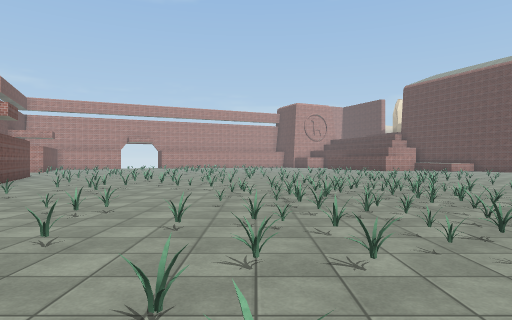
[1] (above)

17 first-person views from a walk through a Unity game level. The camera is 1.4 m above the floor, looks level and sees 75° across. The floor is counted in squares, 2 m on a side. Each view is taken from the middle of a square. On the plan, view 1 faces up. The plan holds only what a view shows up to about 10 squares ahead; the rest is blank. The place goes on beyond the plan. The player character is not drawn. Some surface patterns are stand-ins.

[2]
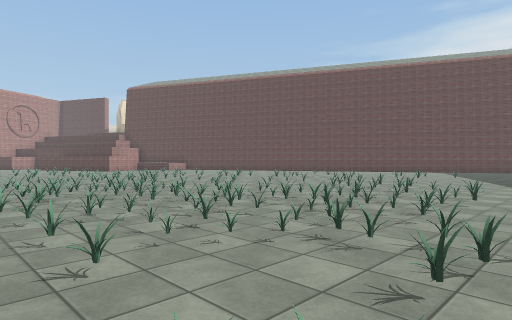

[3]
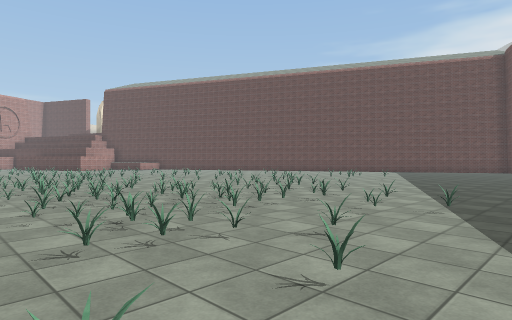

[4]
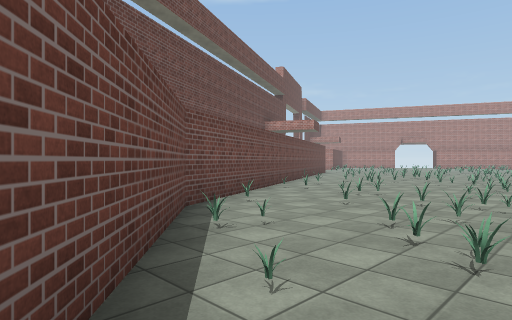

[5]
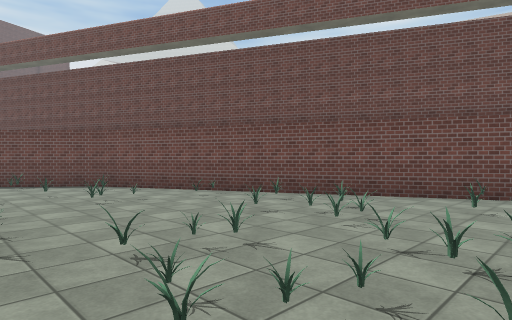

[6]
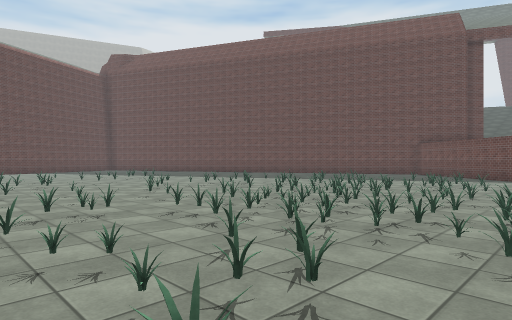

[7]
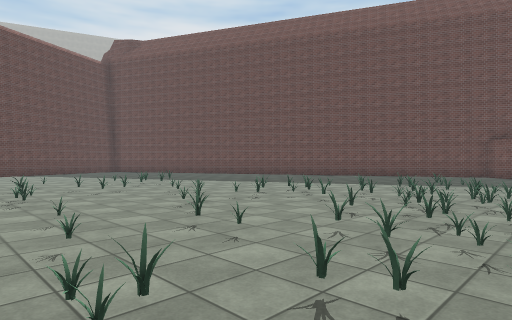

[8]
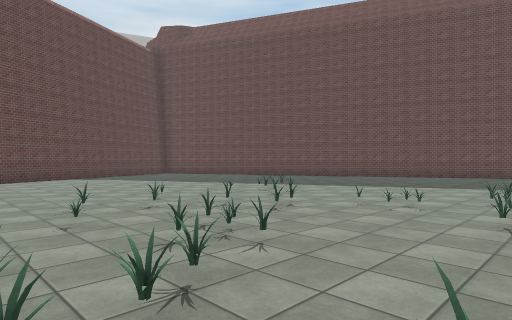

[9]
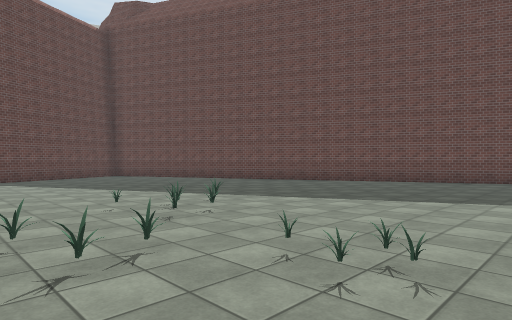

[10]
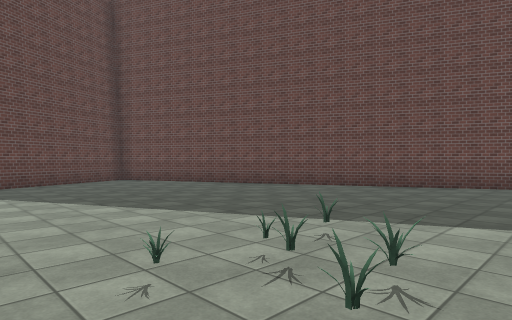

[11]
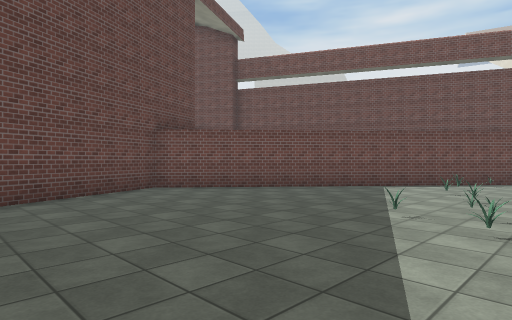

[12]
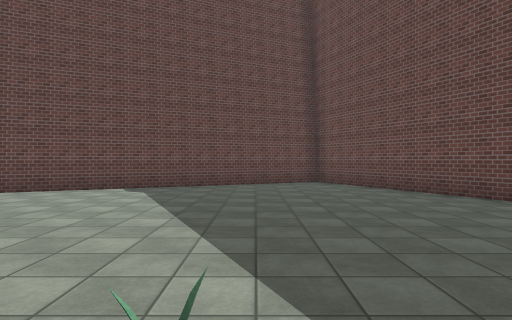

[13]
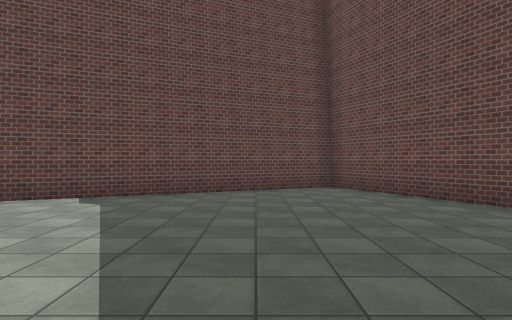

[14]
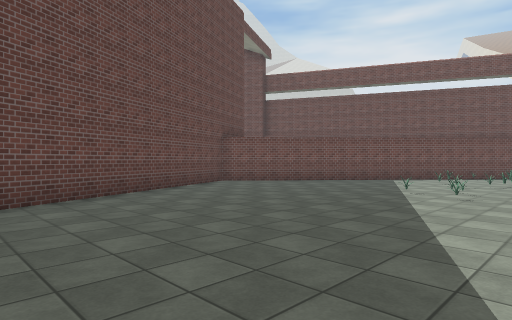

[15]
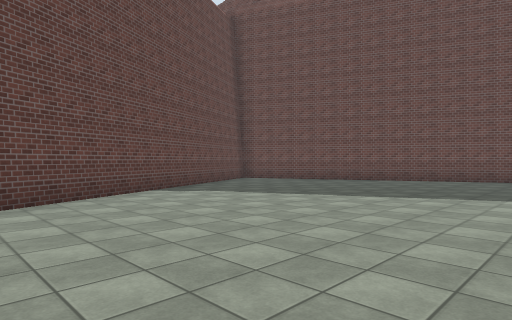

[16]
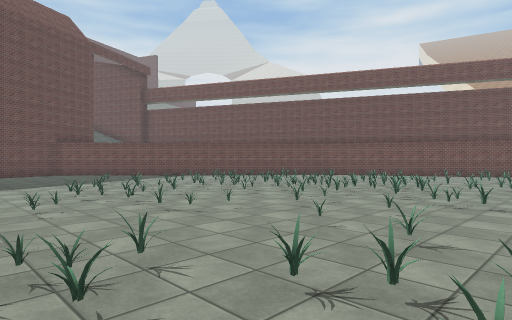

[17]
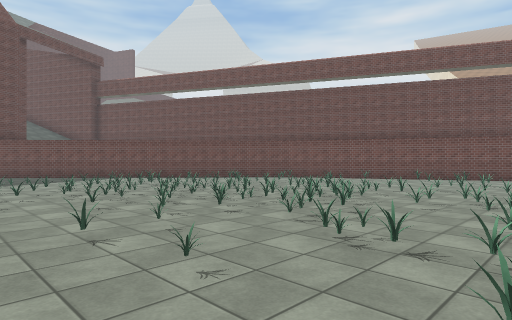

### Floor plan
Points are (right, up) in squares from view 1. A wall is a line through its corners. A room is listed if a view was taken in it or the views show most of it. See-through windows are left out.
Room 1 (views 1, 2, 3, 4, 5, 6, 7, 8, 9, 10, 11, 12, 13, 14, 15, 16, 17)
walls: (-7.6, 10.1) (-3.3, 0.8) (5.8, -6.8) (22.7, 1) (18.8, 9.3)
objects: other object (-5, 9); other object (-5, 10); other object (-4, 4); other object (-4, 5); other object (-4, 6); other object (-4, 7); other object (-4, 8); other object (-3, 2); other object (-3, 4); other object (-3, 7); other object (-3, 8); other object (-3, 9); other object (-2, 0); other object (-2, 3); other object (-2, 4); other object (-2, 8); other object (-2, 9); other object (-1, 1); other object (-1, 3); other object (-1, 5); other object (-1, 8); other object (-1, 9); other object (-1, 10); other object (0, -1); other object (0, 1); other object (0, 2); other object (0, 3); other object (0, 5); other object (0, 6); other object (0, 7); other object (1, -1); other object (1, 0); other object (1, 2); other object (1, 3); other object (1, 4); other object (1, 5); other object (1, 6); other object (1, 7); other object (1, 8); other object (1, 9); other object (1, 10); other object (2, 0); other object (2, 1); other object (2, 2); other object (2, 3); other object (2, 4); other object (2, 5); other object (2, 6); other object (2, 7); other object (2, 8); other object (2, 9); other object (2, 10); other object (3, -1); other object (3, 0); other object (3, 1); other object (3, 2); other object (3, 3); other object (3, 4); other object (3, 5); other object (3, 6); other object (3, 7); other object (3, 8); other object (3, 10); other object (4, 0); other object (4, 1); other object (4, 2); other object (4, 3); other object (4, 4); other object (4, 5); other object (4, 6); other object (4, 7); other object (4, 8); other object (4, 9); other object (5, 0); other object (5, 1); other object (5, 2); other object (5, 3); other object (5, 4); other object (5, 5); other object (5, 6); other object (5, 7); other object (5, 9); other object (6, -1); other object (6, 0); other object (6, 1); other object (6, 2); other object (6, 3); other object (6, 4); other object (6, 7); other object (6, 8); other object (7, 1); other object (7, 2); other object (7, 3); other object (7, 4); other object (7, 5); other object (7, 6); other object (7, 8); other object (7, 9); other object (8, 3); other object (8, 4); other object (8, 5); other object (8, 6); other object (8, 9); other object (9, 5); other object (9, 8); other object (9, 9); other object (9, 10); other object (10, 5); other object (10, 6); other object (10, 8); other object (11, 7); other object (11, 9); other object (12, 4); other object (12, 5); other object (12, 8); other object (13, 3); other object (13, 4); other object (13, 5); other object (13, 7)

Positions as (right, up) in squares from view 1, and headings:
1: (0, 0), facing up
2: (0, 0), facing up-right
3: (1, -2), facing up-right
4: (1, -2), facing up-left
5: (0, 10), facing down-left
6: (0, 10), facing down-right
7: (3, 9), facing down-right
8: (7, 10), facing down-right
9: (8, 7), facing down-right
10: (11, 6), facing down-right
11: (10, 1), facing down-left
12: (12, 3), facing right
13: (14, 3), facing right
14: (13, 2), facing down-left
15: (13, 10), facing down-right
16: (10, 10), facing down-left
17: (7, 10), facing down-left
